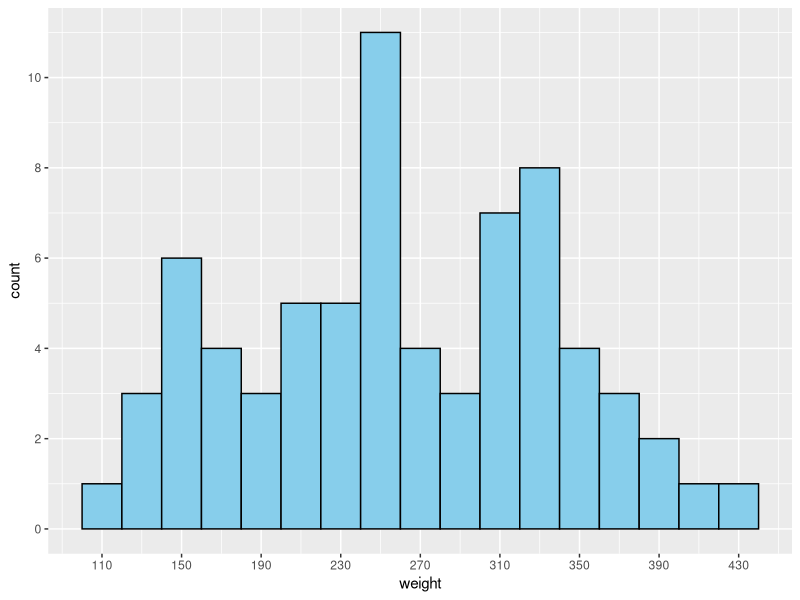
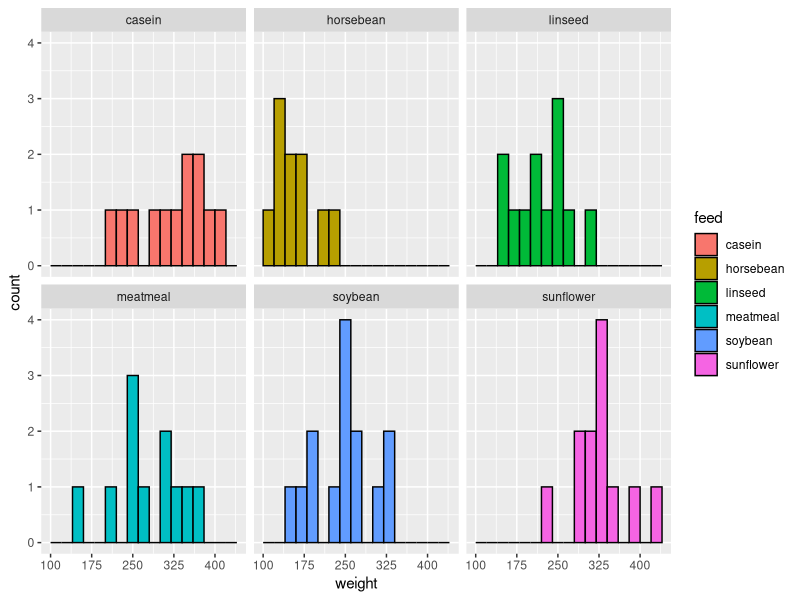

Generate these figures, in order, with R:
## ---- chunk 1
library(knitr)
library(ggplot2)
opts_chunk$set(fig.align="center", fig.height=4, fig.width=5.5)
## ---- chunk 2
head(chickwts)
## ---- chunk 3
ggplot(chickwts, aes(weight)) +
  geom_histogram(binwidth = 20, center = 110, color= 'black', fill = 'skyblue') +
  scale_x_continuous( breaks= seq(from = 110, to = 450, by = 40) ) + 
  scale_y_continuous( breaks= seq(from = 0, to = 14, by = 2) )

## ---- chunk 4
ggplot(chickwts, aes(weight, fill = feed)) +
  geom_histogram(binwidth = 20, color = "black", center = 110) + facet_wrap(vars(feed)) + 
  scale_x_continuous( breaks= seq(from = 100, to = 450, by = 75) )
